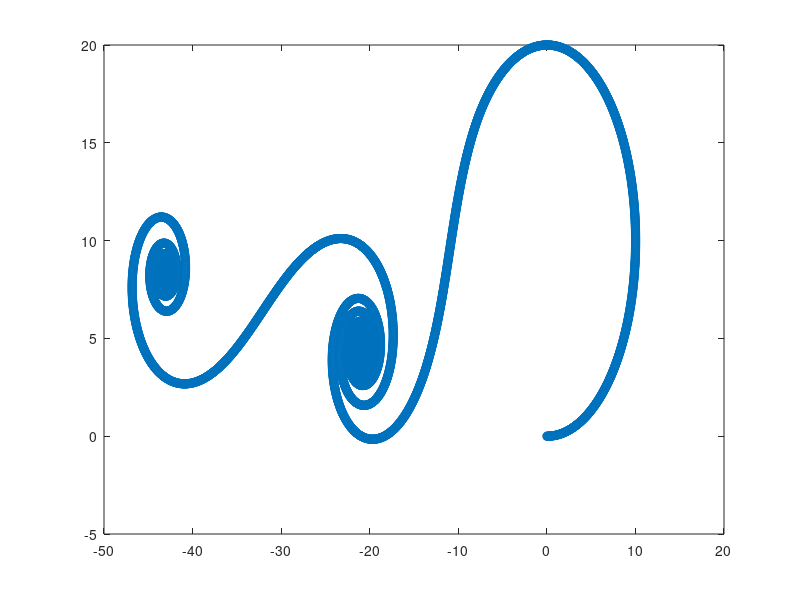

This figure's MATLAB source:
clear
clc
close all

final_time = 60;
T = 0.01
F = length(0:T:final_time)

xc = zeros(F,1);
yc = zeros(F,1);
theta = zeros(F,1);
delta = 0.1974*ones(F,1);
beta = 0;
L = 2;
lr = 1.2;
wmax = 1.22;

v = 4*ones(F,1);
w = 0.04*zeros(F,1);

for k = 2:F 
    xc(k) = xc(k-1) + T*v(k-1)*cos(theta(k-1)+beta);
    yc(k) = yc(k-1) + T*v(k-1)*sin(theta(k-1)+beta);
    theta(k) = theta(k-1) + T*v(k-1)*cos(beta)*tan(delta(k-1))/L;
    if k >= 1000
        w = -0.1*ones(F,1);
    end
    delta(k) = delta(k-1) + T*w(k-1);
end

plot(xc,yc,'o')
